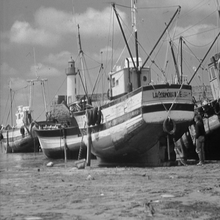
%> input picture Matlab/Packages/BLS-GSM/images/boat.png, 220 x 220 px, shrunk from 512 x 512 before the run, given in place of barco.png, which was not available
$ octave em_demo.m   (GNU Octave 9; MATLAB toolbox functions it lacks are replaced by stand-ins)
%> lines starting %> are read from the running program, lines starting %| are printed output that depends on the picture; pictures that were not available may be replaced by others from this repository, and a replacement may not be noted
### Matlab/Packages/BLS-GSM/denoising_subprograms/read_and_disp.m
function im = read_and_disp(path)
%> called with path = 'images/barbara.png'

im = imread('barco.png');
%> im is the input picture: size 220x220 uint8; min 3, max 253, mean 129.7
im = double(im);
%> im: size 220x220 double
figure(1)
%rang0 = showIm(im,'auto');title('Original image');

### Matlab/Packages/BLS-GSM/denoising_subprograms/add_gaussian_noise.m
%Generating noisy image
function [im_noisy,noise] = add_gaussian_noise(im0, sig)
%> called with sig = 10

seed = 0;
randn('state', seed);
noise = randn(size(im0));
noise = noise/sqrt(mean2(noise.^2));
im_noisy = im0 + sig*noise;
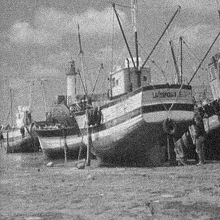
%> im_noisy: size 220x220 double; min -26.75, max 263.6, mean 129.6; drawn with min black and max white

figure(2)
%rang = showIm(im_noisy,'auto');title('Noisy Image');

### Matlab/Packages/BLS-GSM/denoising_subprograms/daubcqf.m
function [h_0,h_1] = daubcqf(N,TYPE)
%    [h_0,h_1] = daubcqf(N,TYPE);
%
%    Function computes the Daubechies' scaling and wavelet filters
%    (normalized to sqrt(2)).
%
%    Input:
%       N    : Length of filter (must be even)
%       TYPE : Optional parameter that distinguishes the minimum phase,
%              maximum phase and mid-phase solutions ('min', 'max', or
%              'mid'). If no argument is specified, the minimum phase
%              solution is used.
%
%    Output:
%       h_0 : Minimal phase Daubechies' scaling filter
%       h_1 : Minimal phase Daubechies' wavelet filter
%
%    Example:
%       N = 4;
%       TYPE = 'min';
%       [h_0,h_1] = daubcqf(N,TYPE)
%       h_0 = 0.4830 0.8365 0.2241 -0.1294
%       h_1 = 0.1294 0.2241 -0.8365 0.4830
%
%    Reference: "Orthonormal Bases of Compactly Supported Wavelets",
%                CPAM, Oct.89
%

%File Name: daubcqf.m
%Last Modification Date: 01/02/96	15:12:57
%Current Version: daubcqf.m	2.4
%File Creation Date: 10/10/88
%Author: Ramesh Gopinath  <ramesh@dsp.rice.edu>
%
%Copyright (c) 2000 RICE UNIVERSITY. All rights reserved.
%Created by Ramesh Gopinath, Department of ECE, Rice University.
%
%This software is distributed and licensed to you on a non-exclusive
%basis, free-of-charge. Redistribution and use in source and binary forms,
%with or without modification, are permitted provided that the following
%conditions are met:
%
%1. Redistribution of source code must retain the above copyright notice,
%   this list of conditions and the following disclaimer.
%2. Redistribution in binary form must reproduce the above copyright notice,
%   this list of conditions and the following disclaimer in the
%   documentation and/or other materials provided with the distribution.
%3. All advertising materials mentioning features or use of this software
%   must display the following acknowledgment: This product includes
%   software developed by Rice University, Houston, Texas and its contributors.
%4. Neither the name of the University nor the names of its contributors
%   may be used to endorse or promote products derived from this software
%   without specific prior written permission.
%
%THIS SOFTWARE IS PROVIDED BY WILLIAM MARSH RICE UNIVERSITY, HOUSTON, TEXAS,
%AND CONTRIBUTORS AS IS AND ANY EXPRESS OR IMPLIED WARRANTIES, INCLUDING,
%BUT NOT LIMITED TO, THE IMPLIED WARRANTIES OF MERCHANTABILITY AND FITNESS
%FOR A PARTICULAR PURPOSE ARE DISCLAIMED. IN NO EVENT SHALL RICE UNIVERSITY
%OR CONTRIBUTORS BE LIABLE FOR ANY DIRECT, INDIRECT, INCIDENTAL, SPECIAL,
%EXEMPLARY, OR CONSEQUENTIAL DAMAGES (INCLUDING, BUT NOT LIMITED TO,
%PROCUREMENT OF SUBSTITUTE GOODS OR SERVICES; LOSS OF USE, DATA, OR PROFITS;
%OR BUSINESS INTERRUPTIONS) HOWEVER CAUSED AND ON ANY THEORY OF LIABILITY,
%WHETHER IN CONTRACT, STRICT LIABILITY, OR TORT (INCLUDING NEGLIGENCE OR
%OTHERWISE), PRODUCT LIABILITY, OR OTHERWISE ARISING IN ANY WAY OUT OF THE
%USE OF THIS SOFTWARE,  EVEN IF ADVISED OF THE POSSIBILITY OF SUCH DAMAGE.
%
%For information on commercial licenses, contact Rice University's Office of
%Technology Transfer at techtran@rice.edu or (713) 348-6173

if(nargin < 2)
  TYPE = 'min';
end
if(rem(N,2) ~= 0)
  error('No Daubechies filter exists for ODD length');
end
K = N/2;
a = 1;
p = 1;
q = 1;
h_0 = [1 1];
for j  = 1:K-1
  a = -a * 0.25 * (j + K - 1)/j;
  h_0 = [0 h_0] + [h_0 0];
  p = [0 -p] + [p 0];
  p = [0 -p] + [p 0];
  q = [0 q 0] + a*p;
end
q = sort(roots(q));
qt = q(1:K-1);
if TYPE=='mid'
  if rem(K,2)==1
    qt = q([1:4:N-2 2:4:N-2]);
  else
    qt = q([1 4:4:K-1 5:4:K-1 N-3:-4:K N-4:-4:K]);
  end
end
h_0 = conv(h_0,real(poly(qt)));
h_0 = sqrt(2)*h_0/sum(h_0); 	%Normalize to sqrt(2);
if(TYPE=='max')
  h_0 = fliplr(h_0);
end
if(abs(sum(h_0 .^ 2))-1 > 1e-4)
  error('Numerically unstable for this value of "N".');
end
h_1 = rot90(h_0,2);
h_1(1:2:N)=-h_1(1:2:N);

### Matlab/Packages/BLS-GSM/denoising_subprograms/buildWUpyr.m
function [pyr,pind] = buildWUpyr(im, Nsc, daub_order);

% [PYR, INDICES] = buildWUpyr(IM, HEIGHT, DAUB_ORDER)
%
% Construct a separable undecimated orthonormal QMF/wavelet pyramid
% on matrix (or vector) IM.
%
% HEIGHT specifies the number of pyramid levels to build. Default
% is maxPyrHt(IM,FILT).  You can also specify 'auto' to use this value.
%
% DAUB_ORDER: specifies the order of the daubechies wavelet filter used
%
% PYR is a vector containing the N pyramid subbands, ordered from fine
% to coarse.  INDICES is an Nx2 matrix containing the sizes of
% each subband.

% JPM, Univ. de Granada, 03/2003, based on Rice Wavelet Toolbox
% function "mrdwt" and on Matlab Pyrtools from Eero Simoncelli.

if Nsc < 1,
    display('Error: Number of scales must be >=1.');
else,

Nor = 3; % fixed number of orientations;
h = daubcqf(daub_order);
[lpr,yh] = mrdwt(im, h, Nsc+1); % performs the decomposition

[Ny,Nx] = size(im);

% Reorganize the output, forcing the same format as with buildFullSFpyr2

pyr = [];
pind = zeros((Nsc+1)*Nor+2,2);    % Room for a "virtual" high pass residual, for compatibility
nband = 1;
for nsc = 1:Nsc+1,
    for nor = 1:Nor,
        nband = nband + 1;
        band = yh(:,(nband-2)*Nx+1:(nband-1)*Nx);
        sh = (daub_order/2 - 1)*2^nsc;  % approximate phase compensation
        if nor == 1,        % horizontal
            band = shift(band, [sh 2^(nsc-1)]);
        elseif nor == 2,    % vertical
            band = shift(band,[2^(nsc-1) sh]);
        else
            band = shift(band, [sh sh]);    % diagonal
        end
        if nsc>2,
            band = real(shrink(band,2^(nsc-2)));  % The low freq. bands are shrunk in the freq. domain
        end
        pyr = [pyr; (vectorise([band]))];
        pind(nband,:) = size(band);
    end
end

band = lpr;
band = shrink(band,2^Nsc);
pyr = [pyr; vectorise(band)];
pind(nband+1,:) = size(band);


end

### Matlab/Packages/BLS-GSM/denoising_subprograms/mrdwt.m
function [yl,yh,L] = mrdwt(x,h,L)
%    [yl,yh,L] = mrdwt(x,h,L);
%
%    Function computes the redundant discrete wavelet transform y
%    for a 1D  or 2D input signal. (Redundant means here that the
%    sub-sampling after each stage is omitted.) yl contains the
%    lowpass and yh the highpass components. In the case of a 2D
%    signal, the ordering in yh is
%    [lh hl hh lh hl ... ] (first letter refers to row, second to
%    column filtering).
%
%    Input:
%	     x : finite length 1D or 2D signal (implicitly periodized)
%       h : scaling filter
%       L : number of levels. In the case of a 1D
%           length(x) must be  divisible by 2^L;
%           in the case of a 2D signal, the row and the
%           column dimension must be divisible by 2^L.
%           If no argument is
%           specified, a full DWT is returned for maximal possible L.
%
%    Output:
%       yl : lowpass component
%       yh : highpass components
%       L  : number of levels
%
%  HERE'S AN EASY WAY TO RUN THE EXAMPLES:
%  Cut-and-paste the example you want to run to a new file
%  called ex.m, for example. Delete out the % at the beginning
%  of each line in ex.m (Can use search-and-replace in your editor
%  to replace it with a space). Type 'ex' in matlab and hit return.
%
%
%    Example 1::
%    x = makesig('Leopold',8);
%    h = daubcqf(4,'min');
%    L = 1;
%    [yl,yh,L] = mrdwt(x,h,L)
%    yl =  0.8365  0.4830 0 0 0 0 -0.1294 0.2241
%    yh = -0.2241 -0.1294 0 0 0 0 -0.4830 0.8365
%    L = 1
%    Example 2:
%    load lena;
%    h = daubcqf(4,'min');
%    L = 2;
%    [ll_lev2,yh,L] = mrdwt(lena,h,L); % lena is a 256x256 matrix
%    N = 256;
%    lh_lev1 = yh(:,1:N);
%    hl_lev1 = yh(:,N+1:2*N);
%    hh_lev1 = yh(:,2*N+1:3*N);
%    lh_lev2 = yh(:,3*N+1:4*N);
%    hl_lev2 = yh(:,4*N+1:5*N);
%    hh_lev2 = yh(:,5*N+1:6*N);
%    figure; colormap(gray); imagesc(lena); title('Original Image');
%    figure; colormap(gray); imagesc(ll_lev2); title('LL Level 2');
%    figure; colormap(gray); imagesc(hh_lev2); title('HH Level 2');
%    figure; colormap(gray); imagesc(hl_lev2); title('HL Level 2');
%    figure; colormap(gray); imagesc(lh_lev2); title('LH Level 2');
%    figure; colormap(gray); imagesc(hh_lev1); title('HH Level 1');
%    figure; colormap(gray); imagesc(hl_lev2); title('HL Level 1');
%    figure; colormap(gray); imagesc(lh_lev2); title('LH Level 1');
%
%    See also: mdwt, midwt, mirdwt
%
%    Warning! min(size(x))/2^L should be greater than length(h)
%
%Author: Markus Lang  <lang@jazz.rice.edu>
if exist('OCTAVE_VERSION', 'builtin')
  x = x * 1.0;
  if (exist('L'))
    [yl,yh,L] = omrdwt(x,h,L);
  else
    [yl,yh,L] = omrdwt(x,h);
  end
else
  error('You must compile wavelet toolbox before use')
end

### Matlab/Packages/BLS-GSM/denoising_subprograms/em_demo.m
clear all;
clc

sig = 10; %Variance of gaussian noise that is artificially added
k = 10;
patchsize = 5;

%Reading the clean image
im_original = read_and_disp('images/barbara.png');


%Adding artificial noise
[im_noisy, gaussian_noise] = add_gaussian_noise(im_original, sig);
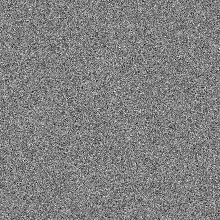
%> gaussian_noise: size 220x220 double; min -4.24, max 4.14, mean -0.0109; drawn with min black and max white

[Ny,Nx] = size(im_noisy);
%> Ny = 220; Nx = 220
Nsc = ceil(log2(min(Ny,Nx)) - 4);
%> Nsc = 4
hpad = (2^(Nsc+1)) - mod(Nx,(2^(Nsc+1)));
%> hpad = 4
lpad = (2^(Nsc+1)) - mod(Ny, (2^(Nsc+1)));
%> lpad = 4

im_noisy2 = padarray(im_noisy, [lpad,hpad], 'post');
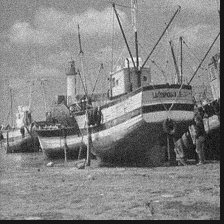
%> im_noisy2: size 224x224 double; min -26.75, max 263.6, mean 125; drawn with min black and max white
gaussian_noise = padarray(gaussian_noise, [lpad,hpad], 'post');
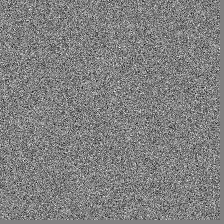
%> gaussian_noise: size 224x224 double; min -4.24, max 4.14, mean -0.0105; drawn with min black and max white
im_noisy = im_noisy2;

daub_order = 2;
[pyr,pind] = buildWUpyr(im_noisy,Nsc,daub_order);
%> the run ends on the next line

$ run again, on Matlab/Packages/BLS-GSM/images/fingerprint.png
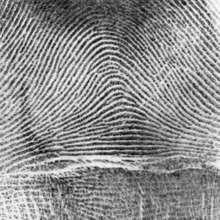
%> input picture Matlab/Packages/BLS-GSM/images/fingerprint.png, 220 x 220 px, shrunk from 512 x 512 before the run, given in place of barco.png, which was not available
%> in read_and_disp, im is the input picture: size 220x220 uint8; min 9, max 253, mean 141.5
%> im: size 220x220 double
%> in add_gaussian_noise, `im_noisy = im0 + sig*noise;`:
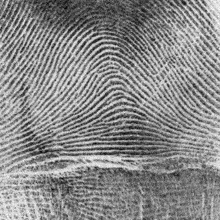
%> im_noisy: size 220x220 double; min -10.55, max 272.3, mean 141.4; drawn with min black and max white
%> `im_noisy2 = padarray(im_noisy, [lpad,hpad], 'post');`:
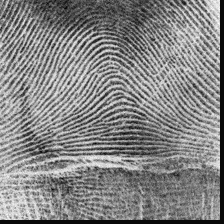
%> im_noisy2: size 224x224 double; min -10.55, max 272.3, mean 136.4; drawn with min black and max white
